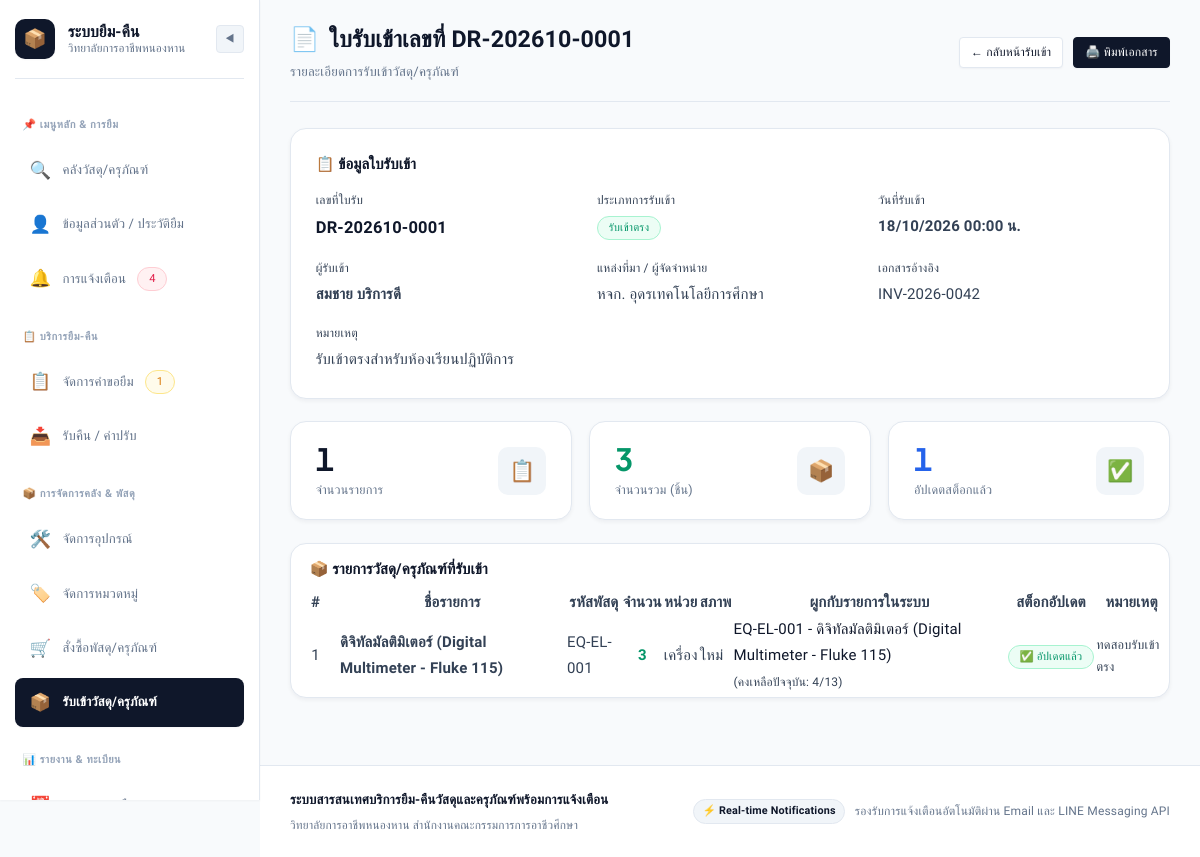
Screenshot of /admin/goods-receiving/2 (signed in) with the database file from the repository.
### models.py (models this page shows, shortened)
class GoodsReceipt(db.Model):
    __tablename__ = 'goods_receipts'
    receipt_id = db.Column(db.Integer, primary_key=True, autoincrement=True)
    receipt_number = db.Column(db.String(50), unique=True, nullable=False)
    po_id = db.Column(db.Integer, db.ForeignKey('purchase_orders.po_id'), nullable=True)  # nullable: รับเข้าตรงไม่ผ่าน PO ได้
    receipt_type = db.Column(db.String(20), default='purchase')  # 'purchase' (จาก PO), 'direct' (รับเข้าตรง), 'donation' (รับบริจาค), 'transfer' (โอนย้าย)
    supplier_name = db.Column(db.String(150), nullable=True)  # สำหรับ direct receipt
    received_date = db.Column(db.DateTime, default=datetime.utcnow)
    status = db.Column(db.String(20), default='completed')  # 'completed', 'claim_pending'
    note = db.Column(db.Text, nullable=True)
    document_ref = db.Column(db.String(100), nullable=True)  # เลขที่เอกสารอ้างอิง
    total_items = db.Column(db.Integer, default=0)
    total_quantity = db.Column(db.Integer, default=0)
    received_by = db.Column(db.Integer, db.ForeignKey('users.user_id'), nullable=False)
    purchase_order = db.relationship('PurchaseOrder', backref='goods_receipts')
    receiver = db.relationship('User', foreign_keys=[received_by], backref='received_goods')
    items = db.relationship('GoodsReceiptItem', backref='goods_receipt', lazy=True, cascade='all, delete-orphan')
    @property
    def receipt_type_short(self):
        mapping = {
            'purchase': 'จาก PO',
            'direct': 'รับเข้าตรง',
            'donation': 'รับบริจาค',
            'transfer': 'โอนย้าย'
        }
        return mapping.get(self.receipt_type, self.receipt_type)
    @property
    def receipt_type_badge(self):
        mapping = {
            'purchase': 'badge-primary',
            'direct': 'badge-success',
            'donation': 'badge-info',
            'transfer': 'badge-warning'
        }
        return mapping.get(self.receipt_type, 'badge-secondary')

class User(db.Model):
    __tablename__ = 'users'
    user_id = db.Column(db.Integer, primary_key=True, autoincrement=True)
    student_or_citizen_id = db.Column(db.String(20), nullable=False)
    first_name = db.Column(db.String(100), nullable=False)
    last_name = db.Column(db.String(100), nullable=False)
    email = db.Column(db.String(100), unique=True, nullable=False)
    password_hash = db.Column(db.String(255), nullable=False)
    phone_number = db.Column(db.String(20), nullable=True)
    role = db.Column(db.String(20), default='student', nullable=False)  # 'student', 'teacher', 'staff', 'admin'
    line_user_id = db.Column(db.String(100), nullable=True)
    department = db.Column(db.String(100), nullable=True, default='แผนกวิชาช่างอิเล็กทรอนิกส์')
    created_at = db.Column(db.DateTime, default=datetime.utcnow)
    borrow_requests = db.relationship('BorrowRequest', foreign_keys='BorrowRequest.user_id', backref='user', lazy=True)
    borrowings = db.relationship('Borrowing', foreign_keys='Borrowing.user_id', backref='user', lazy=True)
    notifications = db.relationship('Notification', backref='user', lazy=True, order_by='Notification.created_at.desc()')
    @property
    def full_name(self):
        return f"{self.first_name} {self.last_name}"
    @property
    def role_display(self):
        roles = {
            'student': 'นักเรียน/นักศึกษา',
            'teacher': 'อาจารย์/ครูผู้สอน',
            'staff': 'เจ้าหน้าที่พัสดุ',
            'admin': 'ผู้ดูแลระบบ'
        }
        return roles.get(self.role, self.role)
    @property
    def role_badge_class(self):
        badges = {
            'student': 'badge-info',
            'teacher': 'badge-primary',
            'staff': 'badge-warning',
            'admin': 'badge-danger'
        }
        return badges.get(self.role, 'badge-secondary')

class GoodsReceiptItem(db.Model):
    __tablename__ = 'goods_receipt_items'
    item_id = db.Column(db.Integer, primary_key=True, autoincrement=True)
    receipt_id = db.Column(db.Integer, db.ForeignKey('goods_receipts.receipt_id'), nullable=False)
    equipment_id = db.Column(db.Integer, db.ForeignKey('equipment.equipment_id'), nullable=True)
    item_name = db.Column(db.String(150), nullable=False)
    item_code = db.Column(db.String(50), nullable=True)
    quantity = db.Column(db.Integer, default=1, nullable=False)
    unit = db.Column(db.String(30), default='ชิ้น')
    condition = db.Column(db.String(20), default='new')  # 'new', 'used', 'refurbished'
    note = db.Column(db.String(255), nullable=True)
    inventory_updated = db.Column(db.Boolean, default=False)  # ทำเครื่องหมายว่าอัปเดตสต็อกแล้ว
    equipment = db.relationship('Equipment', backref='receipt_items')
    @property
    def condition_display(self):
        mapping = {
            'new': 'ใหม่',
            'used': 'มือสอง',
            'refurbished': 'ซ่อมแซมแล้ว'
        }
        return mapping.get(self.condition, self.condition)

class Equipment(db.Model):
    __tablename__ = 'equipment'
    equipment_id = db.Column(db.Integer, primary_key=True, autoincrement=True)
    equipment_code = db.Column(db.String(50), unique=True, nullable=False)
    name = db.Column(db.String(150), nullable=False)
    category_id = db.Column(db.Integer, db.ForeignKey('categories.category_id'), nullable=False)
    location_id = db.Column(db.Integer, db.ForeignKey('locations.location_id'), nullable=False)
    total_quantity = db.Column(db.Integer, default=1, nullable=False)
    available_quantity = db.Column(db.Integer, default=1, nullable=False)
    status = db.Column(db.String(20), default='available', nullable=False)  # 'available', 'borrowed', 'maintenance', 'damaged'
    image_path = db.Column(db.String(255), nullable=True)
    description = db.Column(db.Text, nullable=True)
    borrow_requests = db.relationship('BorrowRequest', backref='equipment', lazy=True)
    borrowings = db.relationship('Borrowing', backref='equipment', lazy=True)
    maintenances = db.relationship('Maintenance', backref='equipment', lazy=True)

### app.py (the view)
    @app.route('/admin/goods-receiving/<int:receipt_id>')
    @roles_required('admin', 'staff')
    def goods_receiving_detail(receipt_id):
        receipt = GoodsReceipt.query.get_or_404(receipt_id)
        return render_template('admin/goods_receiving_detail.html', receipt=receipt)

### templates/admin/goods_receiving_detail.html (shortened to what this page needs)
{% extends "base.html" %}
{% block content %}
<div class="page-header">
    <div>
        <h1 class="page-title">
            <span>📄</span> ใบรับเข้าเลขที่ {{ receipt.receipt_number }}
        </h1>
        <p class="page-subtitle">รายละเอียดการรับเข้าวัสดุ/ครุภัณฑ์</p>
    </div>
    <div style="display: flex; gap: 0.65rem; align-items: center; flex-wrap: wrap;">
        <a href="{{ url_for('goods_receiving') }}" class="btn btn-secondary btn-sm">
            ← กลับหน้ารับเข้า
        </a>
        <a href="{{ url_for('goods_receiving_print', receipt_id=receipt.receipt_id) }}" class="btn btn-primary btn-sm" target="_blank">
            🖨️ พิมพ์เอกสาร
        </a>
    </div>
</div>
<div class="card" style="margin-bottom: 1.5rem;">
    <div class="card-body">
        <h3 style="margin: 0 0 1rem 0; font-size: 1rem; color: var(--primary);">📋 ข้อมูลใบรับเข้า</h3>
        <div style="display: grid; grid-template-columns: repeat(auto-fit, minmax(250px, 1fr)); gap: 1rem;">
            <div>
                <div style="font-size: 0.8rem; color: var(--text-tertiary); margin-bottom: 0.25rem;">เลขที่ใบรับ</div>
                <div style="font-weight: 700; font-size: 1.1rem; color: var(--primary);">{{ receipt.receipt_number }}</div>
            </div>
            <div>
                <div style="font-size: 0.8rem; color: var(--text-tertiary); margin-bottom: 0.25rem;">ประเภทการรับเข้า</div>
                <div><span class="badge {{ receipt.receipt_type_badge }}">{{ receipt.receipt_type_short }}</span></div>
            </div>
            <div>
                <div style="font-size: 0.8rem; color: var(--text-tertiary); margin-bottom: 0.25rem;">วันที่รับเข้า</div>
                <div style="font-weight: 600;">{{ receipt.received_date.strftime('%d/%m/%Y %H:%M น.') if receipt.received_date else '-' }}</div>
            </div>
            <div>
                <div style="font-size: 0.8rem; color: var(--text-tertiary); margin-bottom: 0.25rem;">ผู้รับเข้า</div>
                <div style="font-weight: 600;">{{ receipt.receiver.full_name if receipt.receiver else '-' }}</div>
            </div>
            <div>
                <div style="font-size: 0.8rem; color: var(--text-tertiary); margin-bottom: 0.25rem;">แหล่งที่มา / ผู้จัดจำหน่าย</div>
                <div>{{ receipt.supplier_name or '-' }}</div>
            </div>
            <div>
                <div style="font-size: 0.8rem; color: var(--text-tertiary); margin-bottom: 0.25rem;">เอกสารอ้างอิง</div>
                <div>{{ receipt.document_ref or '-' }}</div>
            </div>
            {% if receipt.note %}
            <div style="grid-column: 1 / -1;">
                <div style="font-size: 0.8rem; color: var(--text-tertiary); margin-bottom: 0.25rem;">หมายเหตุ</div>
                <div>{{ receipt.note }}</div>
            </div>
            {% endif %}
        </div>
    </div>
</div>
<div class="stat-grid" style="margin-bottom: 1.5rem; grid-template-columns: repeat(auto-fit, minmax(180px, 1fr));">
    <div class="stat-card">
        <div>
            <div class="stat-value">{{ receipt.total_items }}</div>
            <div class="stat-label">จำนวนรายการ</div>
        </div>
        <div class="stat-icon" style="color: var(--primary);">📋</div>
    </div>
    <div class="stat-card">
        <div>
            <div class="stat-value" style="color: var(--success);">{{ receipt.total_quantity }}</div>
            <div class="stat-label">จำนวนรวม (ชิ้น)</div>
        </div>
        <div class="stat-icon" style="color: var(--success);">📦</div>
    </div>
    <div class="stat-card">
        <div>
            {% set updated_count = receipt.items | selectattr('inventory_updated') | list | length %}
            <div class="stat-value" style="color: var(--accent-blue);">{{ updated_count }}</div>
            <div class="stat-label">อัปเดตสต็อกแล้ว</div>
        </div>
        <div class="stat-icon" style="color: var(--accent-blue);">✅</div>
    </div>
</div>
<div class="card">
    <div class="card-body" style="padding: 0;">
        <div style="padding: 1rem 1.25rem 0;">
            <h3 style="margin: 0 0 0.5rem 0; font-size: 1rem; color: var(--primary);">📦 รายการวัสดุ/ครุภัณฑ์ที่รับเข้า</h3>
        </div>
        <div class="table-responsive">
            <table class="data-table">
                <thead>
                    <tr>
                        <th style="width: 45px;">#</th>
                        <th>ชื่อรายการ</th>
                        <th>รหัสพัสดุ</th>
                        <th style="text-align: center;">จำนวน</th>
                        <th>หน่วย</th>
                        <th>สภาพ</th>
                        <th>ผูกกับรายการในระบบ</th>
                        <th style="text-align: center;">สต็อกอัปเดต</th>
                        <th>หมายเหตุ</th>
                    </tr>
                </thead>
                <tbody>
                    {% for item in receipt.items %}
                    <tr>
                        <td style="color: var(--text-secondary); text-align: center;">{{ loop.index }}</td>
                        <td style="font-weight: 600;">{{ item.item_name }}</td>
                        <td>{{ item.item_code or '-' }}</td>
                        <td style="text-align: center; font-weight: 700; color: var(--success);">{{ item.quantity }}</td>
                        <td>{{ item.unit or 'ชิ้น' }}</td>
                        <td>{{ item.condition_display }}</td>
                        <td>
                            {% if item.equipment %}
                                <span style="color: var(--primary); font-weight: 500;">
                                    {{ item.equipment.equipment_code }} - {{ item.equipment.name }}
                                </span>
                                <br>
                                <span style="font-size: 0.8rem; color: var(--text-tertiary);">
                                    (คงเหลือปัจจุบัน: {{ item.equipment.available_quantity }}/{{ item.equipment.total_quantity }})
                                </span>
                            {% else %}
                                <span style="color: var(--text-tertiary);">- ไม่ได้ผูก -</span>
                            {% endif %}
                        </td>
                        <td style="text-align: center;">
                            {% if item.inventory_updated %}
                                <span class="badge badge-success" style="font-size: 0.75rem;">✅ อัปเดตแล้ว</span>
                            {% else %}
                                <span class="badge badge-secondary" style="font-size: 0.75rem;">— ไม่ได้ผูก</span>
                            {% endif %}
                        </td>
                        <td style="font-size: 0.85rem; color: var(--text-secondary);">{{ item.note or '-' }}</td>
                    </tr>
                    {% endfor %}
                </tbody>
            </table>
        </div>
    </div>
</div>
{% endblock %}

### rows the page displays
GoodsReceipt: receipt_number "DR-202610-0001", receipt_type_short "รับเข้าตรง", received_date "18/10/2026 00:00 น.", supplier_name "หจก. อุดรเทคโนโลยีการศึกษา", document_ref "INV-2026-0042", note "รับเข้าตรงสำหรับห้องเรียนปฏิบัติการ", total_items "1", total_quantity "3"
User: receiver "สมชาย บริการดี"
GoodsReceiptItem: item_name "ดิจิทัลมัลติมิเตอร์ (Digital Multimeter - Fluke 115)", item_code "EQ-EL-001", quantity "3", unit "เครื่อง", condition_display "ใหม่", equipment.equipment_code "EQ-EL-001", equipment.name "ดิจิทัลมัลติมิเตอร์ (Digital Multimeter - Fluke 115)", equipment.available_quantity "4", equipment.total_quantity "13", inventory_updated "✅ อัปเดตแล้ว", note "ทดสอบรับเข้าตรง"

### other values shown
{{ unread_count }} "4"
{{ pending_requests_count }} "1"
{{ updated_count }} "1"
